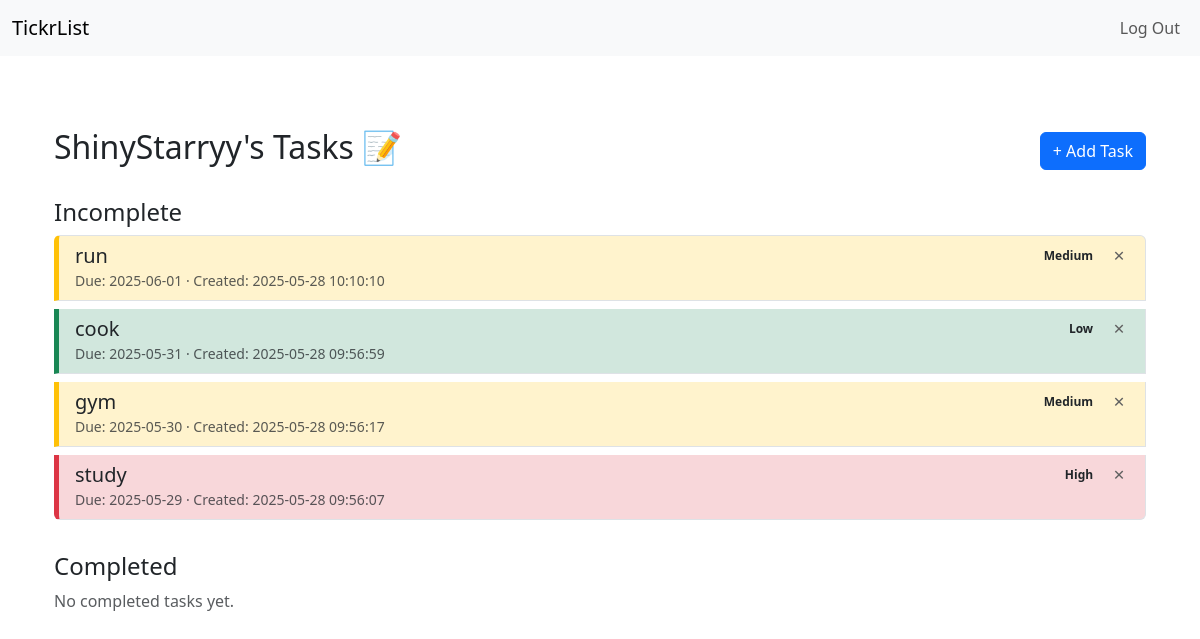
The page / (signed in) on the database its author committed.
### tables this page shows
CREATE TABLE users (
id INTEGER PRIMARY KEY AUTOINCREMENT,
username TEXT NOT NULL UNIQUE,
hash TEXT NOT NULL
);

CREATE TABLE todos (
id INTEGER PRIMARY KEY AUTOINCREMENT,
user_id INTEGER NOT NULL,
content TEXT NOT NULL,
timestamp DATETIME DEFAULT CURRENT_TIMESTAMP,
description TEXT,
priority TEXT,
due_date DATETIME,
completed INTEGER DEFAULT 0,
FOREIGN KEY(user_id) REFERENCES users(id)
);

### app.py (the view)
@app.route("/")
@login_required
def index():
    user_id = session["user_id"]
    conn = sqlite3.connect("todo.db")
    db = conn.cursor()
    db.execute("SELECT id, content, timestamp, description, priority, due_date FROM todos WHERE user_id = ? AND completed = 0 ORDER BY timestamp DESC", (user_id,))
    incomplete_tasks = db.fetchall()
    db.execute("SELECT id, content, timestamp, description, priority, due_date FROM todos WHERE user_id = ? AND completed = 1 ORDER BY timestamp DESC", (user_id,))
    completed_tasks = db.fetchall()
    db.execute("SELECT username FROM users WHERE id = ?", (user_id,))
    username = db.fetchone()[0]
    conn.close()
    incomplete_tasks = [{"id": t[0], "content": t[1], "timestamp": t[2], "description": t[3], "priority": t[4], "due_date": t[5]} for t in incomplete_tasks]
    completed_tasks = [{"id": t[0], "content": t[1], "timestamp": t[2], "description": t[3], "priority": t[4], "due_date": t[5]} for t in completed_tasks]
    return render_template("index.html", username=username, incomplete_tasks=incomplete_tasks, completed_tasks=completed_tasks)

### app.py (called while the page is built)
def login_required(f):
    @wraps(f)
    def decorated_function(*args, **kwargs):
        if session.get("user_id") is None:
            return redirect("/login")
        return f(*args, **kwargs)
    return decorated_function

@app.after_request
def after_request(response):
    response.headers["Cache-Control"] = "no-cache, no-store, must-revalidate"
    response.headers["Expires"] = 0
    response.headers["Pragma"] = "no-cache"
    return response

### templates/index.html (shortened to what this page needs)
{% extends "layout.html" %}
{% block main %}
    <div class="container mt-5">
        <div class="d-flex justify-content-between align-items-center mb-4">
            <h2>{{ username }}'s Tasks 📝</h2>
            <button class="btn btn-primary" data-bs-toggle="modal" data-bs-target="#addTaskModal">+ Add Task</button>
        </div>
        <h4>Incomplete</h4>
        {% if incomplete_tasks %}
            <ul class="list-group mb-4">
                {% for task in incomplete_tasks %}
                    <li class="list-group-item mb-2
                        {% if task.priority == 'High' %} task-high
                        {% elif task.priority == 'Medium' %} task-medium
                        {% elif task.priority == 'Low' %} task-low
                        {% endif %}">
                        <div class="d-flex justify-content-between align-items-center">
                            <h5 class="mb-0">{{ task.content }}</h5>
                            <div class="d-flex align-items-center gap-2">
                                <span class="badge text-dark">{{ task.priority }}</span>
                                <button type="button"
                                        class="btn btn-sm btn-outline-danger py-0 px-1"
                                        title="Delete task"
                                        style="font-size: 0.9rem; line-height: 1;"
                                        data-bs-toggle="modal"
                                        data-bs-target="#confirmDeleteModal"
                                        data-task-id="{{ task.id }}">
                                    ✕
                                </button>
                            </div>
                        </div>
                        <small class="text-muted">
                            {% if task.due_date %}Due: {{ task.due_date }} · {% endif %}
                            Created: {{ task.timestamp }}
                        </small>
                    </li>
                {% endfor %}
            </ul>
        {% else %}
            <p class="text-muted">You have no tasks yet. Click "Add Task" to begin.</p>
        {% endif %}
        <h4>Completed</h4>
        {% if completed_tasks %}
            <ul class="list-group mb-4">
                {% for task in completed_tasks %}
                    <li class="list-group-item mb-2 task-completed
                        {% if task.priority == 'High' %} task-high
                        {% elif task.priority == 'Medium' %} task-medium
                        {% elif task.priority == 'Low' %} task-low
                        {% endif %}">
                        <div class="d-flex justify-content-between align-items-center">
                            <h5 class="mb-0">{{ task.content }}</h5>
                            <div class="d-flex align-items-center gap-2">
                                <span class="badge text-dark">{{ task.priority }}</span>
                                <button type="button"
                                        class="btn btn-sm btn-outline-danger py-0 px-1"
                                        title="Delete task"
                                        style="font-size: 0.9rem; line-height: 1;"
                                        data-bs-toggle="modal"
                                        data-bs-target="#confirmDeleteModal"
                                        data-task-id="{{ task.id }}">
                                    ✕
                                </button>
                            </div>
                        </div>
                        {% if task.description %}
                            <p class="mb-1 text-muted">{{ task.description }}</p>
                        {% endif %}
                        <small class="text-muted">
                            {% if task.due_date %}Due: {{ task.due_date }} · {% endif %}
                            Created: {{ task.timestamp }}
                        </small>
                    </li>
                {% endfor %}
            </ul>
        {% else %}
            <p class="text-muted">No completed tasks yet.</p>
        {% endif %}
    </div>
{% endblock %}

### templates/layout.html (shortened to what this page needs)
<!DOCTYPE html>
<html lang="en">
    <head>
        <link href="https://cdn.jsdelivr.net/npm/bootstrap@5.3.3/dist/css/bootstrap.min.css" rel="stylesheet" />
        <link href="/static/styles.css" rel="stylesheet" />
    </head>
    <body>
        <nav class="navbar navbar-expand-md navbar-light bg-light">
            <div class="container-fluid">
                <a class="navbar-brand" href="/">TickrList</a>
                <div class="collapse navbar-collapse" id="navbar">
                    {% if session.get("user_id") %}
                    <ul class="navbar-nav ms-auto">
                        <li class="nav-item"><a class="nav-link" href="/logout">Log Out</a></li>
                    </ul>
                    {% else %}
                    <ul class="navbar-nav ms-auto">
                        <li class="nav-item"><a class="nav-link" href="/register">Register</a></li>
                        <li class="nav-item"><a class="nav-link" href="/login">Log In</a></li>
                    </ul>
                    {% endif %}
                </div>
            </div>
        </nav>
        <main class="container py-4">
            {% block main %}{% endblock %}
        </main>
    </body>
</html>

### static/styles.css (style rules this page uses)
.task-high { background-color: #f8d7da; border-left: 5px solid #dc3545; }
.task-medium { background-color: #fff3cd; border-left: 5px solid #ffc107; }
.task-low { background-color: #d1e7dd; border-left: 5px solid #198754; }
.btn-outline-danger { border: none; background-color: transparent; color: #606060; }

### rows shown on the page
users: username "ShinyStarryy"
todos: content "run", priority "Medium", due_date "2025-06-01", timestamp "2025-05-28 10:10:10"
todos: content "cook", priority "Low", due_date "2025-05-31", timestamp "2025-05-28 09:56:59"
todos: content "gym", priority "Medium", due_date "2025-05-30", timestamp "2025-05-28 09:56:17"
todos: content "study", priority "High", {{ task.id }} 1 (drawn), due_date "2025-05-29", timestamp "2025-05-28 09:56:07"
